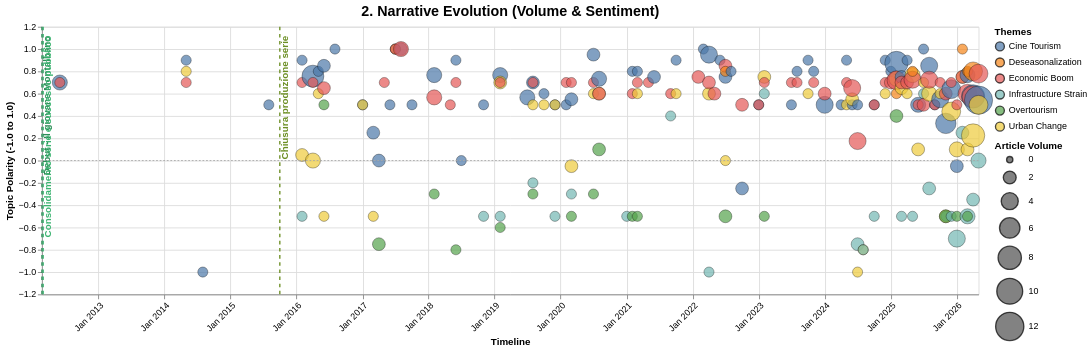

Vega-Lite specification for this chart:
### Vega-Lite specification from a JSON file in a GitHub repository (floating-point values rounded to 4 significant figures; data arrays with more than 128 entries replaced by an {"elided": "..."} marker saying what was removed)
{"config": {"view": {"continuousWidth": 300, "continuousHeight": 300}}, "layer": [{"data": {"name": "data-6875ee5c135f86ace21c1eb23a5cb3ea"}, "mark": {"type": "circle", "opacity": 0.7, "stroke": "black", "strokeWidth": 0.5}, "encoding": {"color": {"field": "Narrative_Topic", "legend": {"orient": "right", "title": "Themes"}, "scale": {"scheme": "tableau10"}, "type": "nominal"}, "size": {"field": "Mention_Count", "legend": {"orient": "right"}, "scale": {"range": [50, 1000]}, "title": "Article Volume", "type": "quantitative"}, "tooltip": [{"field": "Date", "type": "temporal"}, {"field": "Narrative_Topic", "type": "nominal"}, {"field": "Topic_Sentiment", "format": ".2f", "type": "quantitative"}, {"field": "Mention_Count", "type": "quantitative"}, {"field": "Evidence_Quotes", "type": "nominal"}], "x": {"axis": {"format": "%b %Y", "labelAngle": -45}, "field": "Date", "title": "Timeline", "type": "temporal"}, "y": {"field": "Topic_Sentiment", "scale": {"domain": [-1.1, 1.1]}, "title": "Topic Polarity (-1.0 to 1.0)", "type": "quantitative"}}, "name": "view_3ef9aeb34ce579d7_0"}, {"data": {"name": "data-a0a55d106695e8d630baff0f16eee66d"}, "mark": {"type": "rule", "color": "#A9A9A9", "strokeDash": [2, 2]}, "encoding": {"y": {"field": "y", "type": "quantitative"}}}, {"data": {"name": "data-914b24e5fb707c183b55aacb5a3f11aa"}, "mark": {"type": "rule", "size": 1.5, "strokeDash": [4, 4]}, "encoding": {"color": {"field": "Color", "scale": null, "type": "nominal"}, "x": {"field": "Date", "type": "temporal"}}}, {"data": {"name": "data-914b24e5fb707c183b55aacb5a3f11aa"}, "mark": {"type": "text", "align": "right", "angle": 270, "baseline": "top", "dx": 5, "fontSize": 11, "fontWeight": "bold"}, "encoding": {"color": {"field": "Color", "scale": null, "type": "nominal"}, "text": {"field": "Event", "type": "nominal"}, "x": {"field": "Date", "type": "temporal"}, "y": {"value": 15}}}], "height": 300, "title": {"text": "2. Narrative Evolution (Volume & Sentiment)", "fontSize": 16}, "width": 1050, "$schema": "https://vega.github.io/schema/vega-lite/v6.4.1.json", "datasets": {"data-6875ee5c135f86ace21c1eb23a5cb3ea": {"elided": "208 records"}, "data-a0a55d106695e8d630baff0f16eee66d": [{"y": 0}], "data-914b24e5fb707c183b55aacb5a3f11aa": [{"Date": "2012-02-23T00:00:00", "Event": "Debut - Il giovane Montalbano", "Color": "#2E8B57"}, {"Date": "2012-03-01T00:00:00", "Event": "Consolidamento serie e successo pubblico", "Color": "#3CB371"}, {"Date": "2015-10-01T00:00:00", "Event": "Chiusura produzione serie", "Color": "#6B8E23"}]}}
